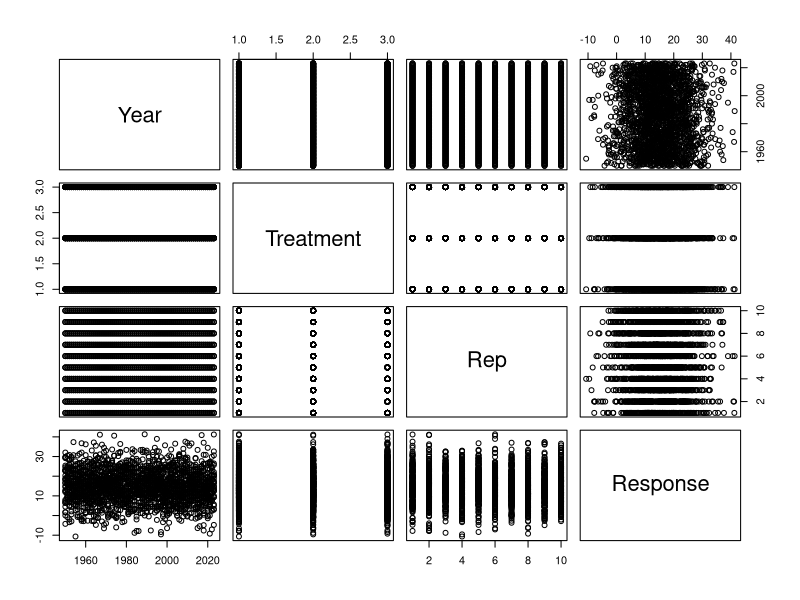
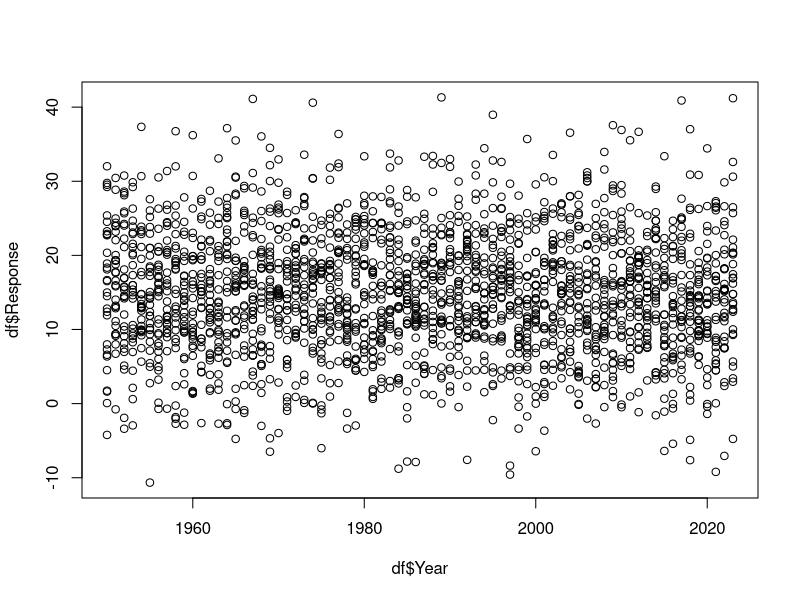
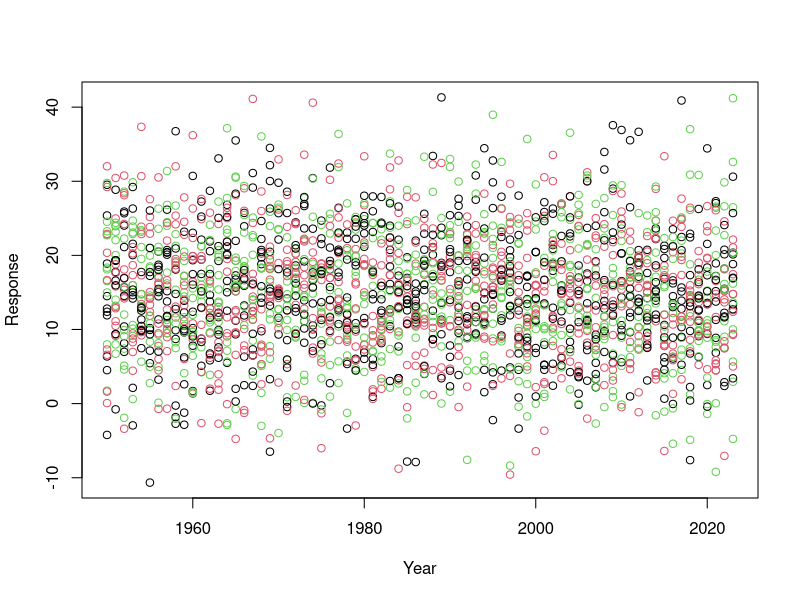
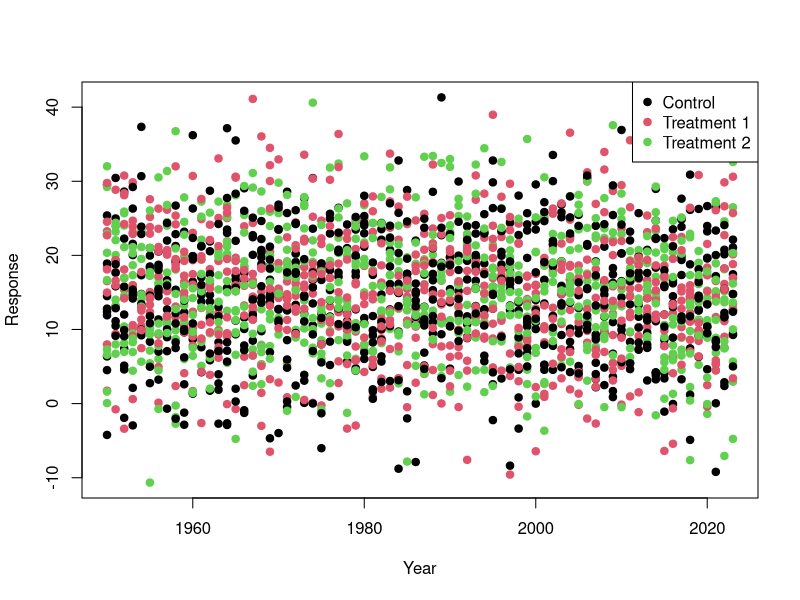
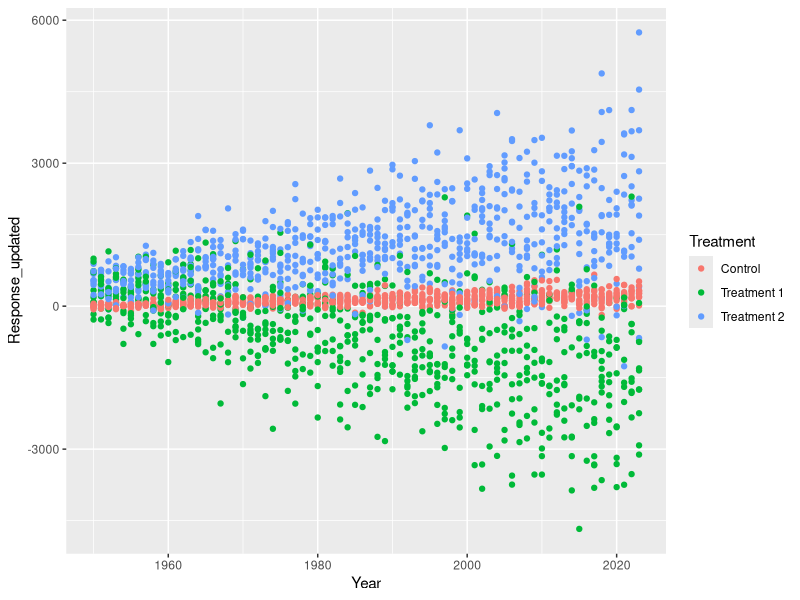
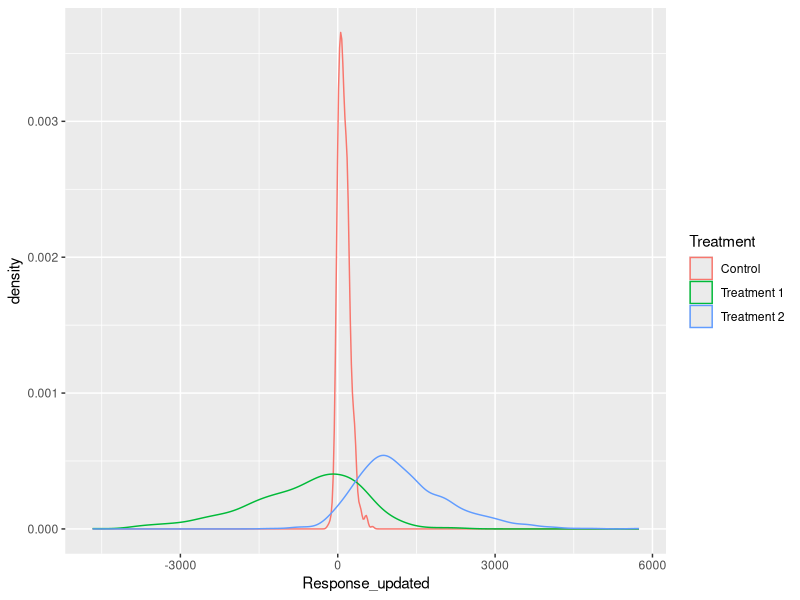
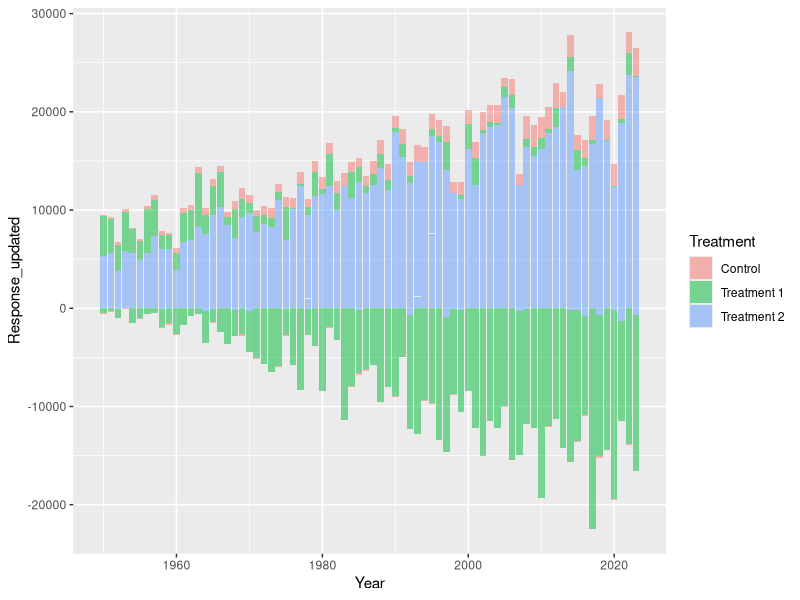
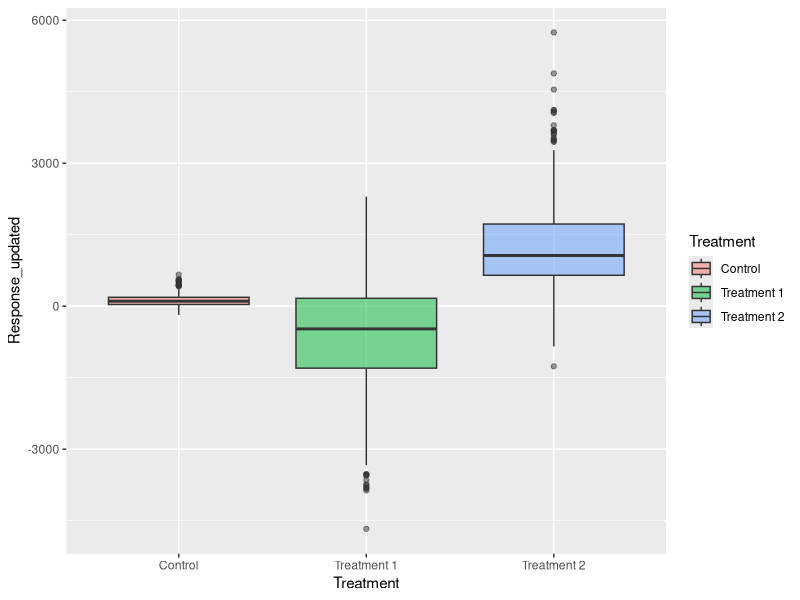

Write the R code that produced these figures, in order.
## ---- chunk 1

Year <- seq(from=1950,to=2023,by=1)
Treatment <- c("Control","Treatment 1","Treatment 2")
Rep<- seq(from=1,to=10,by=1)

df<-expand.grid(Year=Year,Treatment=Treatment,Rep=Rep)

Response<-rnorm(n=nrow(df),mean = 15,sd=8) 

df$Response<-Response

## ---- chunk 2
plot(df)
## ---- chunk 3
plot(x=df$Year,y=df$Response)
## ---- chunk 4
plot(x=df$Year,
     y=df$Response,
     col=df$Treatment, 
     xlab="Year",
     ylab="Response")
## ---- chunk 5

??plot()

# plot is a common function name 
# so we have to go to the base::plot() section of the help

## ---- chunk 6

plot(x=df$Year,
     y=df$Response,
     col=unique(df$Treatment), 
     xlab="Year",
     ylab="Response",
     pch=19)
legend(x = "topright",          # Position
       legend = unique(df$Treatment),  # Legend texts
       col = c(1,2, 3),           # point colors
       pch=19)                    # point type

## ---- chunk 7
library(tidyverse)

df_1<-df %>% 
  mutate(Response_updated=case_when(
    Treatment=="Control"~jitter(Response)*((Year-1930)/5)-50,
    Treatment=="Treatment 1"~jitter(Response)*((Year-1930)*-2)+1000,
    Treatment=="Treatment 2"~jitter(Response)*((Year-1930)*1.5)-4))

## ---- chunk 8
df_1_summary<-df_1 %>% 
  group_by(Treatment) %>% 
  summarise(MeanResponse=mean(Response_updated),
            SDResponse=sd(Response_updated))

df_1_summary

df_1_summary_year<-df_1 %>% 
  group_by(Treatment,Year) %>% 
  summarise(MeanResponse=mean(Response_updated),
            SDResponse=sd(Response_updated))

df_1_summary_year
## ---- chunk 9
ggplot(data=df_1,
       mapping=aes(x=Year,
                   y=Response_updated,
                   colour=Treatment))+
  geom_point()

## ---- chunk 10
ggplot(df_1,aes(x=Response_updated,colour=Treatment))+
  geom_density()

ggplot(df_1,aes(x=Year,y=Response_updated,fill=Treatment))+
  geom_col(alpha=0.5)

ggplot(df_1,aes(x=Treatment,y=Response_updated,fill=Treatment))+
  geom_boxplot(alpha=0.5)

## ---- chunk 11
ggplot()+
  geom_point(data=df_1,mapping=aes(x=Year,y=Response_updated,colour=Treatment),
             alpha=0.4)+
  geom_ribbon(data=df_1_summary_year,mapping=aes(x=Year,ymax=MeanResponse+SDResponse,
                                                 ymin=MeanResponse-SDResponse,fill=Treatment),
              alpha=0.4)+
  geom_line(data=df_1_summary_year,mapping=aes(x=Year,y=MeanResponse,colour=Treatment))
## ---- chunk 12
ggplot()+
  geom_point(data=df_1,mapping=aes(x=Year,y=Response_updated,colour=Treatment),
             alpha=0.4)+
  geom_ribbon(data=df_1_summary_year,mapping=aes(x=Year,ymax=MeanResponse+SDResponse,
                                                 ymin=MeanResponse-SDResponse,fill=Treatment),
              alpha=0.4)+
  geom_line(data=df_1_summary_year,mapping=aes(x=Year,y=MeanResponse,colour=Treatment))+
  scale_colour_manual(values=c("darkcyan","darkorange","grey30"))+
  scale_fill_manual(values=c("darkcyan","darkorange","grey30"))+
  scale_x_continuous(breaks = c(1955,1982,2010,2023))+ 
  scale_y_reverse()+
  labs(x="Year",y="Response Variable")+
  theme_classic()


## ---- chunk 13
ggplot()+
  geom_point(data=df_1,mapping=aes(x=Year,y=Response_updated,colour=Treatment),
             alpha=0.4)+
  geom_ribbon(data=df_1_summary_year,mapping=aes(x=Year,ymax=MeanResponse+SDResponse,
                                                 ymin=MeanResponse-SDResponse,fill=Treatment),
              alpha=0.4)+
  geom_line(data=df_1_summary_year,mapping=aes(x=Year,y=MeanResponse,colour=Treatment))+
  facet_wrap(~Rep, nrow=2)+
  scale_color_manual(values=c("darkcyan","darkorange","grey30"))+
  scale_fill_manual(values=c("darkcyan","darkorange","grey30"))+
  labs(x="Year",y="Response Variable")+
  theme_classic()
## ---- chunk 14
ggplot()+
  geom_point(data=df_1,mapping=aes(x=Year,y=Response_updated,colour=Treatment),
             alpha=0.4, shape=8)+
  geom_ribbon(data=df_1_summary_year,mapping=aes(x=Year,ymax=MeanResponse+SDResponse,
                                                 ymin=MeanResponse-SDResponse,fill=Treatment),
              alpha=0.4)+
  geom_line(data=df_1_summary_year,mapping=aes(x=Year,y=MeanResponse,colour=Treatment))+
  scale_color_manual(values=c("darkcyan","darkorange","grey30"))+
  scale_fill_manual(values=c("darkcyan","darkorange","grey30"))+
  labs(x="Year",
       y="Response Variable",
       fill="Treatment New Name",
       title= "What a cool plot Title?!", 
       subtitle = "Is it though? The Subtitle is Better.",
       caption= "I think it is cool. So is this Caption."
       )+
  theme_classic()+
  theme(plot.background = element_rect(fill="grey80")
        
        )

ggplot()+
  geom_point(data=df_1,mapping=aes(x=Year,y=Response_updated,colour=Treatment),
             alpha=0.4, shape=8)+
  geom_ribbon(data=df_1_summary_year,mapping=aes(x=Year,ymax=MeanResponse+SDResponse,
                                                 ymin=MeanResponse-SDResponse,fill=Treatment),
              alpha=0.4)+
  geom_line(data=df_1_summary_year,mapping=aes(x=Year,y=MeanResponse,colour=Treatment))+
  scale_color_manual(values=c("darkcyan","darkorange","grey30"))+
  scale_fill_manual(values=c("darkcyan","darkorange","grey30"))+
  labs(x="Year",
       y="Response Variable",
       fill="Treatment New Name",
       title= "What a cool plot Title?!", 
       subtitle = "Is it though? The Subtitle is Better.",
       caption= "I think it is cool. So is this Caption."
       )+
  theme_classic()+
  theme(plot.background = element_rect(fill="grey80"),
        panel.background = element_rect(fill="yellow")
        
        )+
  geom_text(aes(x=1980,y=3000,label="this is text"))

ggplot()+
  geom_point(data=df_1,mapping=aes(x=Year,y=Response_updated,colour=Treatment),
             alpha=0.4, shape=8)+
  geom_ribbon(data=df_1_summary_year,mapping=aes(x=Year,ymax=MeanResponse+SDResponse,
                                                 ymin=MeanResponse-SDResponse,fill=Treatment),
              alpha=0.4)+
  geom_line(data=df_1_summary_year,mapping=aes(x=Year,y=MeanResponse,colour=Treatment))+
  scale_color_manual(values=c("darkcyan","darkorange","grey30"))+
  scale_fill_manual(values=c("darkcyan","darkorange","grey30"))+
  labs(x="Year",
       y="Response Variable",
       fill="Treatment New Name",
       title= "What a cool plot Title?!", 
       subtitle = "Is it though? The Subtitle is Better.",
       caption= "I think it is cool. So is this Caption."
       )+
  theme_classic()+
  theme(plot.background = element_rect(fill="grey80"),
        panel.background = element_rect(fill="yellow"),
        panel.grid.major.x= element_line(colour = "red",linetype = "dotted",linewidth =1)
        
        )+
  geom_text(aes(x=1980,y=3000,label="this is text"))+
  geom_label(aes(x=1980,y=4000,label="this is a label (has a background)"), colour="purple", fill="navyblue")

ggplot()+
  geom_point(data=df_1,mapping=aes(x=Year,y=Response_updated,colour=Treatment),
             alpha=0.4, shape=8)+
  geom_ribbon(data=df_1_summary_year,mapping=aes(x=Year,ymax=MeanResponse+SDResponse,
                                                 ymin=MeanResponse-SDResponse,fill=Treatment),
              alpha=0.4)+
  geom_line(data=df_1_summary_year,mapping=aes(x=Year,y=MeanResponse,colour=Treatment))+
  scale_color_manual(values=c("darkcyan","darkorange","grey30"))+
  scale_fill_manual(values=c("darkcyan","darkorange","grey30"))+
  labs(x="Year",
       y="Response Variable",
       fill="Treatment New Name",
       title= "What a cool plot Title?!", 
       subtitle = "Is it though? The Subtitle is Better.",
       caption= "I think it is cool. So is this Caption."
       )+
  theme_classic()+
  theme(plot.background = element_rect(fill="grey80"),
        panel.background = element_rect(fill="yellow"),
        panel.grid.major.x= element_line(colour = "red",linetype = "dotted",linewidth =1),
        panel.grid.major.y= element_line(colour = "green",linetype = "dotdash",linewidth =2)
        
        )+
  geom_text(aes(x=1980,y=3000,label="this is text"))+
  geom_label(aes(x=1980,y=4000,label="this is a label (has a background)"), colour="purple", fill="navyblue")+
  geom_segment(aes(x=1960,xend=2020,y=2500,yend=-2500))


ggplot()+
  geom_point(data=df_1,mapping=aes(x=Year,y=Response_updated,colour=Treatment),
             alpha=0.4, shape=8)+
  geom_ribbon(data=df_1_summary_year,mapping=aes(x=Year,ymax=MeanResponse+SDResponse,
                                                 ymin=MeanResponse-SDResponse,fill=Treatment),
              alpha=0.4)+
  geom_line(data=df_1_summary_year,mapping=aes(x=Year,y=MeanResponse,colour=Treatment))+
  scale_color_manual(values=c("darkcyan","darkorange","grey30"))+
  scale_fill_manual(values=c("darkcyan","darkorange","grey30"))+
  labs(x="Year",
       y="Response Variable",
       fill="Treatment New Name",
       title= "What a cool plot Title?!", 
       subtitle = "Is it though? The Subtitle is Better.",
       caption= "I think it is cool. So is this Caption."
       )+
  theme_classic()+
  theme(plot.background = element_rect(fill="grey80"),
        panel.background = element_rect(fill="yellow"),
        panel.grid.major.x= element_line(colour = "red",linetype = "dotted",linewidth =1),
        panel.grid.major.y= element_line(colour = "green",linetype = "dotdash",linewidth =2),
        panel.grid.minor.x= element_line(colour = "blue",linetype = "solid",linewidth =3),
        panel.grid.minor.y= element_line(colour = "pink",linetype = "solid",linewidth =2.5)
        
        )+
  geom_text(aes(x=1980,y=3000,label="this is text"))+
  geom_label(aes(x=1980,y=4000,label="this is a label (has a background)"), colour="purple", fill="navyblue")+
  geom_segment(aes(x=1960,xend=2020,y=2500,yend=-2500))


## ---- chunk 15
Plot_To_Save<-ggplot()+
  geom_point(data=df_1,mapping=aes(x=Year,y=Response_updated,colour=Treatment),
             alpha=0.4)+
  geom_ribbon(data=df_1_summary_year,mapping=aes(x=Year,ymax=MeanResponse+SDResponse,
                                                 ymin=MeanResponse-SDResponse,fill=Treatment),
              alpha=0.4)+
  geom_line(data=df_1_summary_year,mapping=aes(x=Year,y=MeanResponse,colour=Treatment))+
  scale_color_manual(values=c("darkcyan","darkorange","grey30"))+
  scale_fill_manual(values=c("darkcyan","darkorange","grey30"))+
  labs(x="Year",y="Response Variable")+
  theme_classic()

ggsave("This_Is_Our_First_Saved_Plot.png", Plot_To_Save, width=10, height=10) # dont forget to put the file type at the end we will use .png

